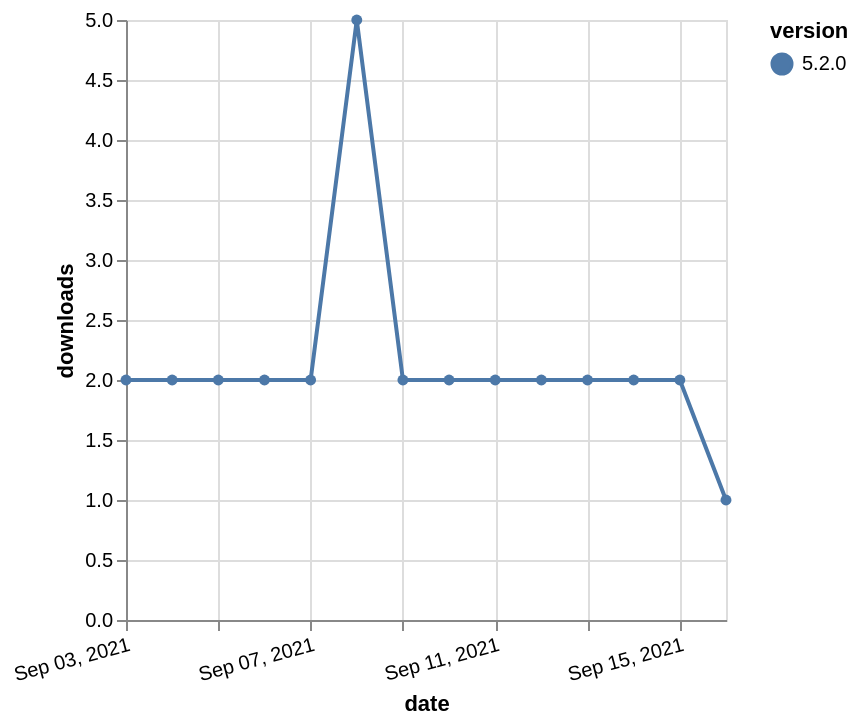

Here is the Vega-Lite specification saved for this chart:
### Vega-Lite specification from a JSON file in a GitHub repository (floating-point values rounded to 4 significant figures)
{"$schema": "https://vega.github.io/schema/vega-lite/v5.json", "description": "A simple bar chart with embedded data.", "data": {"values": [{"date": "2021-09-03", "total": 3704, "delta": 2, "version": "5.2.0"}, {"date": "2021-09-04", "total": 3706, "delta": 2, "version": "5.2.0"}, {"date": "2021-09-05", "total": 3708, "delta": 2, "version": "5.2.0"}, {"date": "2021-09-06", "total": 3710, "delta": 2, "version": "5.2.0"}, {"date": "2021-09-07", "total": 3712, "delta": 2, "version": "5.2.0"}, {"date": "2021-09-08", "total": 3717, "delta": 5, "version": "5.2.0"}, {"date": "2021-09-09", "total": 3719, "delta": 2, "version": "5.2.0"}, {"date": "2021-09-10", "total": 3721, "delta": 2, "version": "5.2.0"}, {"date": "2021-09-11", "total": 3723, "delta": 2, "version": "5.2.0"}, {"date": "2021-09-12", "total": 3725, "delta": 2, "version": "5.2.0"}, {"date": "2021-09-13", "total": 3727, "delta": 2, "version": "5.2.0"}, {"date": "2021-09-14", "total": 3729, "delta": 2, "version": "5.2.0"}, {"date": "2021-09-15", "total": 3731, "delta": 2, "version": "5.2.0"}, {"date": "2021-09-16", "total": 3732, "delta": 1, "version": "5.2.0"}]}, "width": "container", "mark": {"type": "line", "point": {"filled": true}}, "encoding": {"x": {"field": "date", "type": "temporal", "timeUnit": "yearmonthdate", "title": "date", "axis": {"labelAngle": -15}}, "y": {"field": "delta", "type": "quantitative", "title": "downloads"}, "color": {"field": "version", "type": "nominal"}, "tooltip": {"field": "delta"}}}
